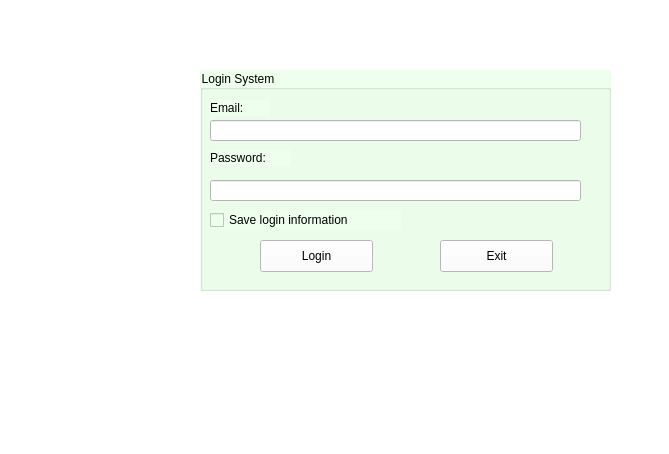
<?xml version="1.0" encoding="UTF-8"?>
<ui version="4.0">
 <class>MainWindow</class>
 <widget class="QMainWindow" name="MainWindow">
  <property name="geometry">
   <rect>
    <x>0</x>
    <y>0</y>
    <width>669</width>
    <height>454</height>
   </rect>
  </property>
  <property name="windowTitle">
   <string>MainWindow</string>
  </property>
  <property name="styleSheet">
   <string notr="true">background-color: rgb(255, 255, 255);</string>
  </property>
  <widget class="QWidget" name="centralwidget">
   <widget class="QGroupBox" name="groupBox">
    <property name="geometry">
     <rect>
      <x>200</x>
      <y>70</y>
      <width>411</width>
      <height>221</height>
     </rect>
    </property>
    <property name="styleSheet">
     <string notr="true">background-color: rgb(239, 255, 238);</string>
    </property>
    <property name="title">
     <string>Login System</string>
    </property>
    <widget class="QLabel" name="label">
     <property name="geometry">
      <rect>
       <x>10</x>
       <y>30</y>
       <width>60</width>
       <height>16</height>
      </rect>
     </property>
     <property name="text">
      <string>Email:</string>
     </property>
    </widget>
    <widget class="QLineEdit" name="lineEditEmail">
     <property name="geometry">
      <rect>
       <x>10</x>
       <y>50</y>
       <width>371</width>
       <height>21</height>
      </rect>
     </property>
     <property name="styleSheet">
      <string notr="true">background-color: rgb(255, 255, 255);</string>
     </property>
    </widget>
    <widget class="QLabel" name="label_2">
     <property name="geometry">
      <rect>
       <x>10</x>
       <y>80</y>
       <width>81</width>
       <height>16</height>
      </rect>
     </property>
     <property name="text">
      <string>Password:</string>
     </property>
    </widget>
    <widget class="QLineEdit" name="lineEditPassword">
     <property name="geometry">
      <rect>
       <x>10</x>
       <y>110</y>
       <width>371</width>
       <height>21</height>
      </rect>
     </property>
     <property name="styleSheet">
      <string notr="true">background-color: rgb(255, 255, 255);</string>
     </property>
     <property name="echoMode">
      <enum>QLineEdit::Password</enum>
     </property>
    </widget>
    <widget class="QCheckBox" name="checkBoxSave">
     <property name="geometry">
      <rect>
       <x>10</x>
       <y>140</y>
       <width>191</width>
       <height>20</height>
      </rect>
     </property>
     <property name="text">
      <string>Save login information</string>
     </property>
    </widget>
    <widget class="QPushButton" name="pushButtonLogin">
     <property name="geometry">
      <rect>
       <x>60</x>
       <y>170</y>
       <width>113</width>
       <height>32</height>
      </rect>
     </property>
     <property name="styleSheet">
      <string notr="true">background-color: rgb(255, 255, 255);</string>
     </property>
     <property name="text">
      <string>Login</string>
     </property>
     <property name="icon">
      <iconset>
       <normaloff>retail_project/imagine/ic_login_button.png</normaloff>retail_project/imagine/ic_login_button.png</iconset>
     </property>
    </widget>
    <widget class="QPushButton" name="pushButtonExit">
     <property name="geometry">
      <rect>
       <x>240</x>
       <y>170</y>
       <width>113</width>
       <height>32</height>
      </rect>
     </property>
     <property name="styleSheet">
      <string notr="true">background-color: rgb(255, 255, 255);</string>
     </property>
     <property name="text">
      <string>Exit</string>
     </property>
     <property name="icon">
      <iconset>
       <normaloff>retail_project/imagine/ic_exit_button.png</normaloff>retail_project/imagine/ic_exit_button.png</iconset>
     </property>
    </widget>
   </widget>
   <widget class="QLabel" name="label_3">
    <property name="geometry">
     <rect>
      <x>20</x>
      <y>100</y>
      <width>161</width>
      <height>181</height>
     </rect>
    </property>
    <property name="text">
     <string/>
    </property>
    <property name="pixmap">
     <pixmap>retail_project/imagine/ic_login_screen.png</pixmap>
    </property>
    <property name="scaledContents">
     <bool>true</bool>
    </property>
   </widget>
  </widget>
  <widget class="QMenuBar" name="menubar">
   <property name="geometry">
    <rect>
     <x>0</x>
     <y>0</y>
     <width>669</width>
     <height>37</height>
    </rect>
   </property>
  </widget>
  <widget class="QStatusBar" name="statusbar"/>
 </widget>
 <resources/>
 <connections>
  <connection>
   <sender>pushButtonExit</sender>
   <signal>clicked()</signal>
   <receiver>MainWindow</receiver>
   <slot>close()</slot>
   <hints>
    <hint type="sourcelabel">
     <x>496</x>
     <y>292</y>
    </hint>
    <hint type="destinationlabel">
     <x>334</x>
     <y>226</y>
    </hint>
   </hints>
  </connection>
 </connections>
</ui>
